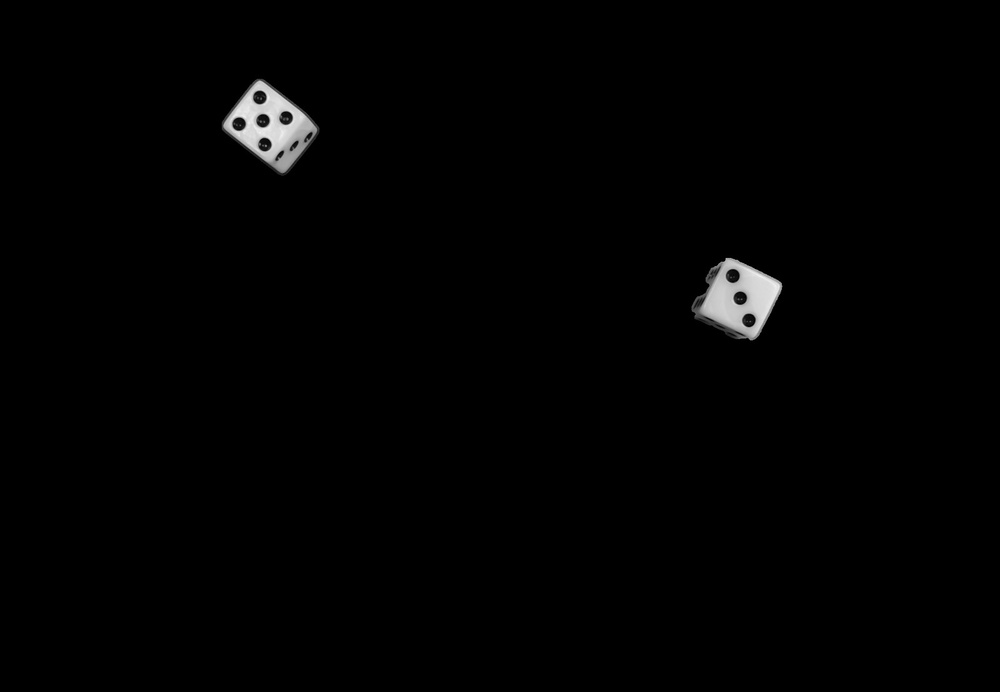
#> input picture dadostp2.jpg, 1000 x 692 px, shrunk from 1600 x 1108 before the run
$ jupyter execute ej1C.ipynb
#> lines starting #> are read from the running program, lines starting #| are printed output that depends on the picture; after the words box and inside, x2 and y2 are one past the last pixel; in counts of white or black regions, pixels touching at a corner belong together
[cell 1]
import cv2
from matplotlib import pyplot as plt
import numpy as np

[cell 2]
image = cv2.imread("dadostp2.jpg", cv2.IMREAD_COLOR)      # Cargo imagen
#> image is the input picture: shape (692, 1000, 3); min 0, max 242, mean 2.3
plt.figure(), plt.imshow(image), plt.show(block=False)

[cell 3]
# Leer la imagen en color
img= cv2.imread("dadostp2.jpg")
img_color = cv2.cvtColor(img, cv2.COLOR_BGR2RGB)
H, W = img.shape[:2]
#> H = 692; W = 1000
plt.imshow(img, cmap = 'gray'), plt.show(block = False)


#Imagen filtrada gray scale
img_gray = cv2.cvtColor(img, cv2.COLOR_RGB2GRAY)
plt.imshow(img_gray, cmap="gray"), plt.show(block = False)

# --- Binarizo ------------------------------------------------------------------------------------
th, binary_img = cv2.threshold(img_gray, 125, 1, cv2.THRESH_OTSU)
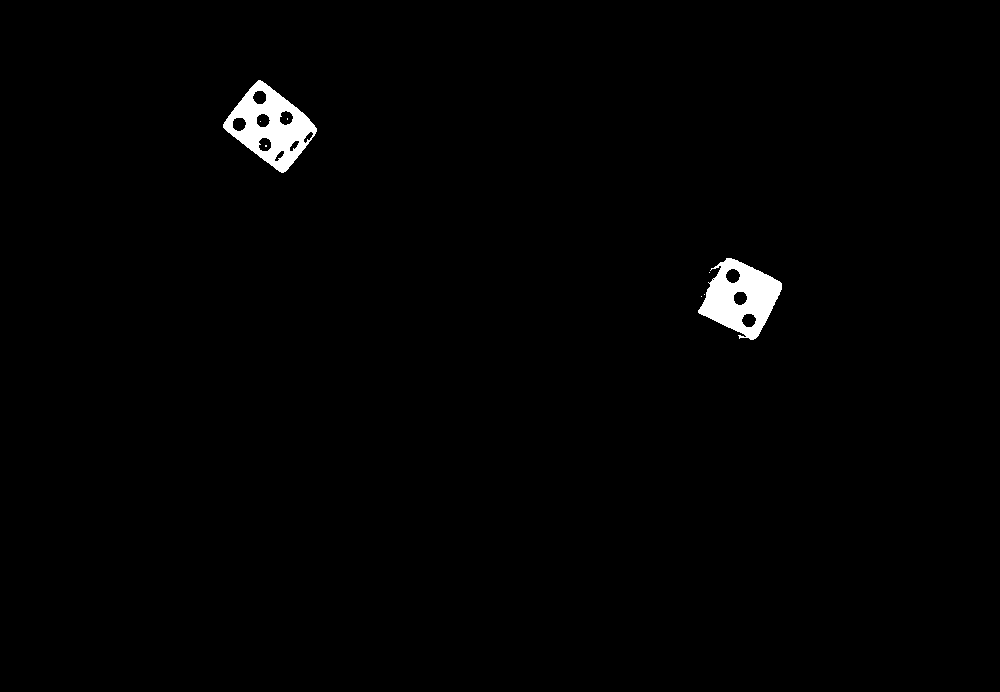
#> binary_img: shape (692, 1000); values 0 (black) and 1 (white), 1.1% white; 8 white regions (6 under 20 px), largest, box (x1, y1, x2, y2) and area: (223, 80, 317, 173) 4030, (698, 258, 782, 340) 3799
#> th = 95
plt.figure(), plt.imshow(binary_img, cmap='gray'), plt.show(block=False)

kernel_size = 7  # Tamaño del kernel de mediana
img_filtered = cv2.medianBlur(img_gray, kernel_size)

# Muestra las imágenes originales y las filtradas
plt.figure(figsize=(12, 6))
plt.subplot(121)
plt.imshow(img_color)
plt.title('Imagen Original')
plt.subplot(122)
plt.imshow(img_filtered)
plt.title('Imagen filtrada - 0.1')
plt.show()
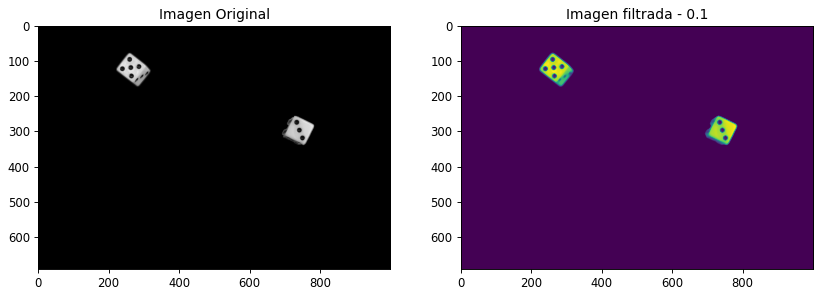
#> figure drawn by matplotlib, 2 panels

[cell 4]
#Canny
img_canny_CV2 = cv2.Canny(img_filtered, 150, 150)
#> img_canny_CV2: shape (692, 1000); 0.2% white in thin lines or dots, all inside (x1, y1, x2, y2) = (223, 79, 782, 340)
plt.imshow(img_canny_CV2, cmap="gray"), plt.show(block = False)

[cell 5]
#Dilato
kernel = cv2.getStructuringElement(cv2.MORPH_ELLIPSE, (4, 4))
Fd = cv2.dilate(img_canny_CV2, kernel, iterations=1)
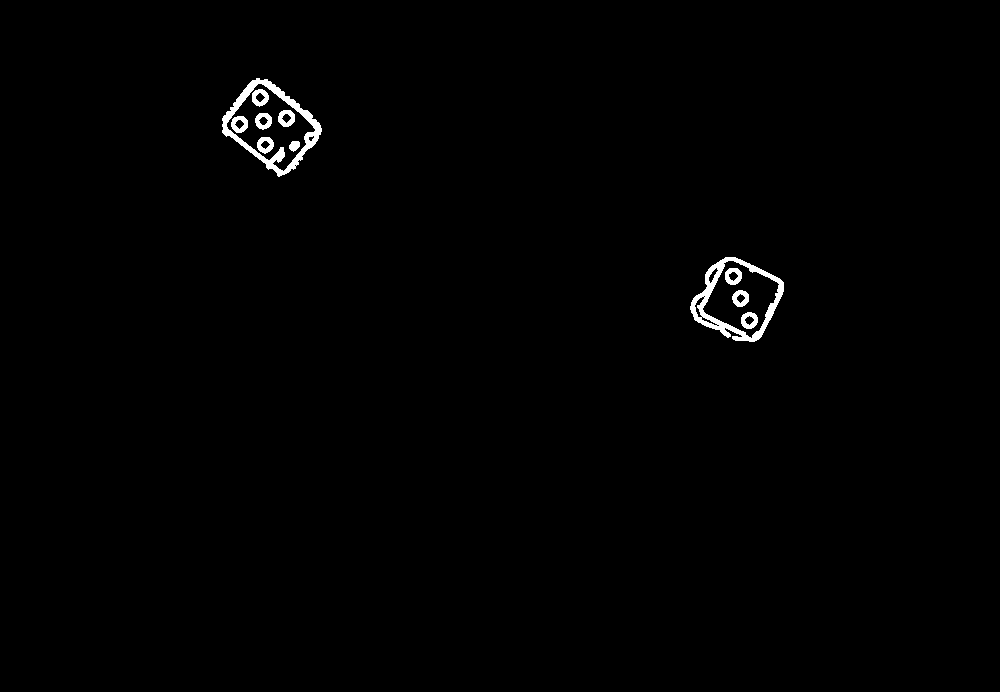
#> Fd: shape (692, 1000); 0.76% white; 11 white regions
plt.imshow(Fd, cmap = "gray"), plt.show(block=False)

[cell 6]
# Encontrar contornos en la imagen después de la operación de cierre
contours, _ = cv2.findContours(Fd, cv2.RETR_EXTERNAL, cv2.CHAIN_APPROX_SIMPLE)
#> contours = 2 contours; box (x1, y1, x2, y2) and area: (222, 78, 322, 177) 5678, (690, 257, 784, 342) 5246

# Dibujar los contornos en la imagen original
img_contours = img.copy()
cv2.drawContours(img_contours, contours, -1, (0, 255, 0), 2)  # -1: dibujar todos los contornos encontrados
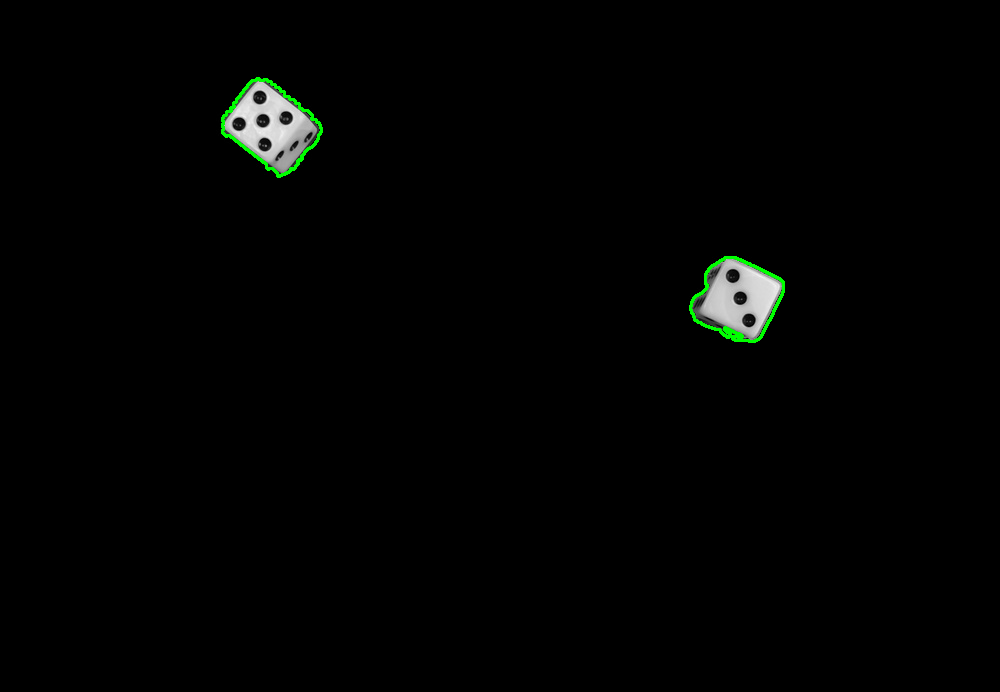
#> img_contours: shape (692, 1000, 3); 0.32% of pixels changed, all inside (x1, y1, x2, y2) = (221, 77, 785, 343)

plt.imshow(img_contours)

[cell 7]
# --- Operaciones morfológicas para mejorar la segmentación obtenida ------------------------------
se = cv2.getStructuringElement(cv2.MORPH_ELLIPSE, (5, 5))
binary_img = cv2.morphologyEx(binary_img, cv2.MORPH_OPEN, se)   # Apertura para remover elementos pequeños
#> binary_img: shape (692, 1000); values 0 (black) and 1 (white), 1.1% white; 2 white regions, box (x1, y1, x2, y2) and area: (223, 80, 317, 173) 3992, (698, 258, 782, 340) 3753
binary_img = cv2.morphologyEx(binary_img, cv2.MORPH_CLOSE, se)  # Clausura para rellenar huecos.
#> binary_img: shape (692, 1000); values 0 (black) and 1 (white), 1.1% white; 2 white regions, box (x1, y1, x2, y2) and area: (223, 80, 317, 173) 4079, (698, 258, 782, 340) 3761
plt.figure(), plt.imshow(Fd, cmap='gray'), plt.show(block=False)

[cell 8]
# --- Componentes conectadas ------------------------------------------------------------
num_labels, labels, stats, centroids = cv2.connectedComponentsWithStats(Fd)
#> labels: shape (692, 1000) int32; 12 distinct labels, from 0 to 11
#> num_labels = 12; stats = [[0, 0, 1000, 692, 686755], [222, 78, 100, 99, 1865], [252, 89, 17, 18, 185], [278, 110, 17, 17, 187], [255, 113, 17, 17, 183], [231, 116, 17, 17, 185], [257, 137, 17, 17, 180], [289, 141, 11, 11, 89], [690, 257, 94, 85, 1815], [725, 268, 17, 17, 188], [732, 290, 17, 17, 184], [741, 312, 17, 17, 184]]; centroids = [[499.6, 346.6], [273.1, 126.8], [259.7, 97.14], [286.1, 117.8], [263.1, 120.5], [239.1, 123.8], [264.9, 144.4], [294, 145.4], [732.9, 301.3], [732.9, 275.8], [740.2, 297.9], [748.9, 320]]
plt.figure(), plt.imshow(labels, cmap='gray'), plt.show(block=False)                # Visualizo los objetos con sus labels en ESCALA DE GRISES

labels_color = np.uint8(255/(num_labels-1)*labels)                  # Llevo el rango de valores a [0 255] para diferenciar mejor los colores
# np.unique(labels_color)                                           # Por si quieren verificar los valores asignados....
im_color = cv2.applyColorMap(labels_color, cv2.COLORMAP_JET)
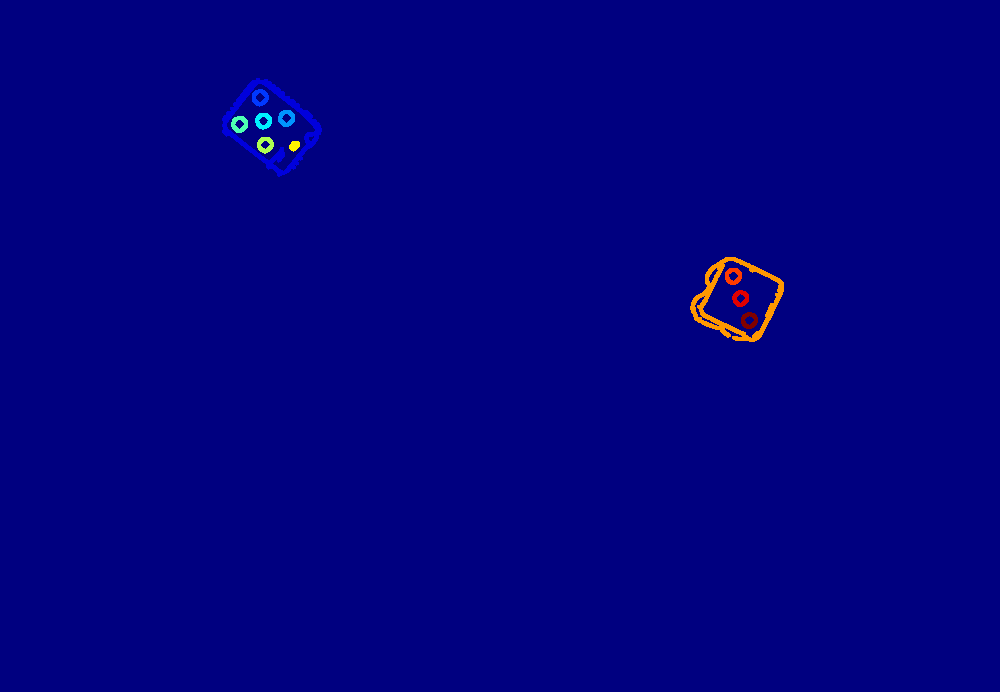
#> im_color: shape (692, 1000, 3); mean B, G, R 127.9, 0.7, 0.9
im_color = cv2.cvtColor(im_color, cv2.COLOR_BGR2RGB)                # El mapa de color que se aplica está en BGR --> convierto a RGB
plt.figure(), plt.imshow(im_color), plt.show(block=False)

[cell 9]
# --- Defino parametros para la clasificación -------------------------------------------
RHO_TH = 0.8    # Factor de forma (rho)
AREA_TH = 500   # Umbral de area
aux = np.zeros_like(labels)
labeled_image = cv2.merge([aux, aux, aux])

[cell 10]
labeled_shapes = np.zeros_like(im_color)
# Clasifico en base al factor de forma
for i in range(1, num_labels):

    # --- Remuevo celulas con area chica --------------------------------------
    if (stats[i, cv2.CC_STAT_AREA] < AREA_TH):
        continue

    # --- Selecciono el objeto actual -----------------------------------------
    obj = (labels == i).astype(np.uint8)

    # --- Calculo Rho ---------------------------------------------------------
    ext_contours, _ = cv2.findContours(obj, cv2.RETR_EXTERNAL, cv2.CHAIN_APPROX_SIMPLE)
    area = cv2.contourArea(ext_contours[0])
    perimeter = cv2.arcLength(ext_contours[0], True)
    rho = 4 * np.pi * area/(perimeter**2)
    flag_circular = rho > RHO_TH

    # --- Clasifico -----------------------------------------------------------

    if flag_circular:
        print("es una moneda")
    else:
        # --- Calculo cantidad de puntos ------------------------------------------

        all_contours, _ = cv2.findContours(obj, cv2.RETR_TREE, cv2.CHAIN_APPROX_SIMPLE)
        holes = len(all_contours) - 1
        print(f" Es un dado y tiene {holes} puntos")
#> this loop made 11 passes
#> (area, perimeter, rho, flag_circular, holes) on passes 1, 8: (5678, 336, 0.632, False, 3), (5245.5, 338.8, 0.574, False, 6)
#|  Es un dado y tiene 3 puntos
#|  Es un dado y tiene 6 puntos
#> pass 1, `obj = (labels == i).astype(np.uint8)`:
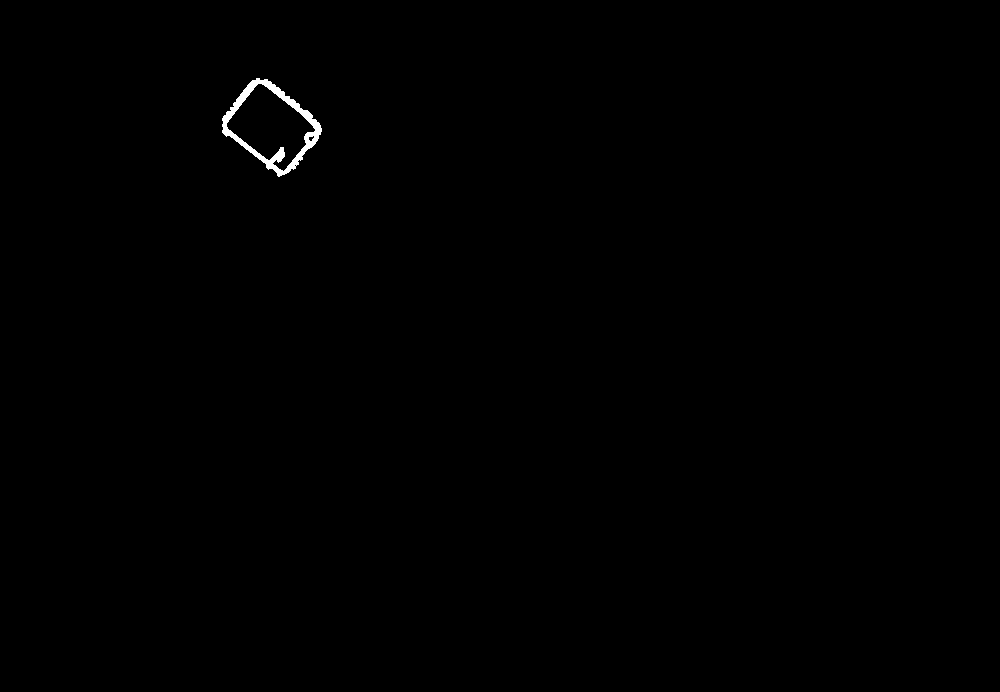
#> obj: shape (692, 1000); values 0 (black) and 1 (white), 0.27% white; 1 white region, box (x1, y1, x2, y2) and area: (222, 78, 322, 177) 1865
#> after the loop:
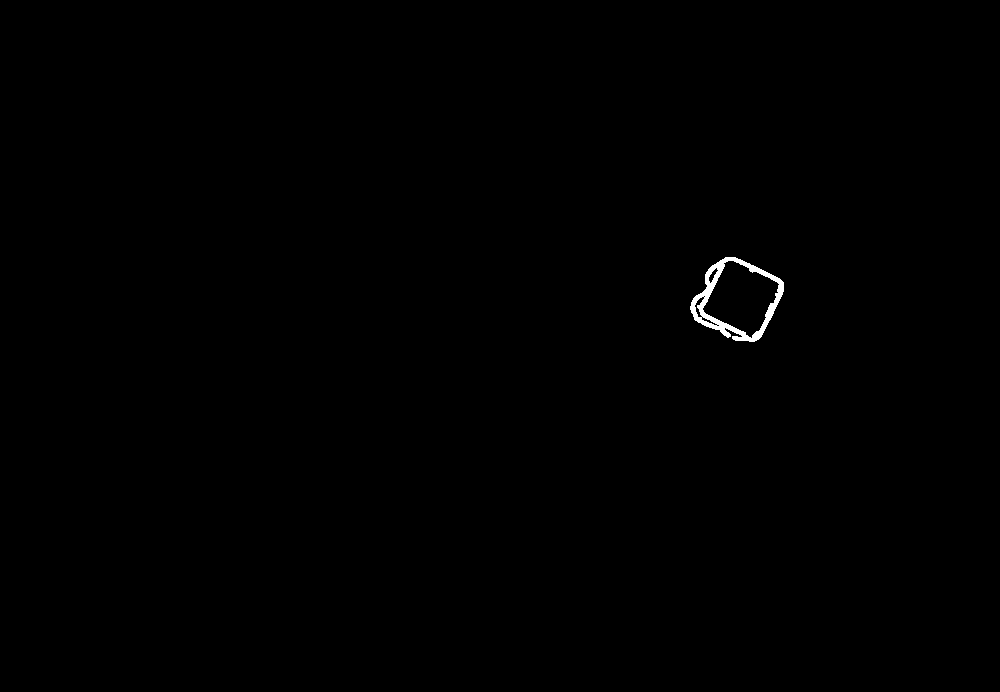
#> obj: shape (692, 1000); values 0 (black) and 1 (white), 0.26% white; 1 white region, box (x1, y1, x2, y2) and area: (690, 257, 784, 342) 1815
